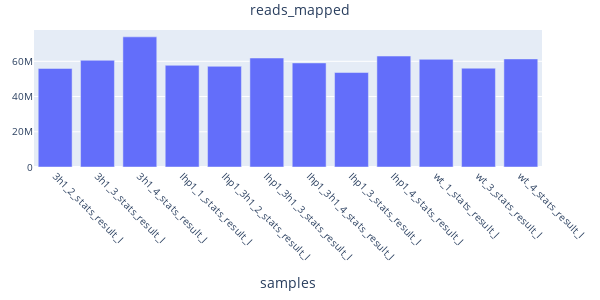
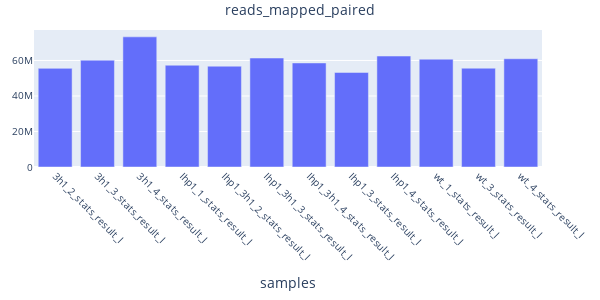
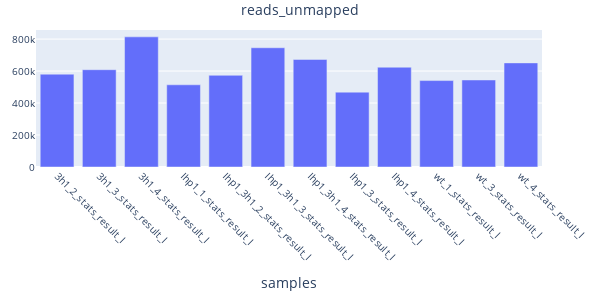
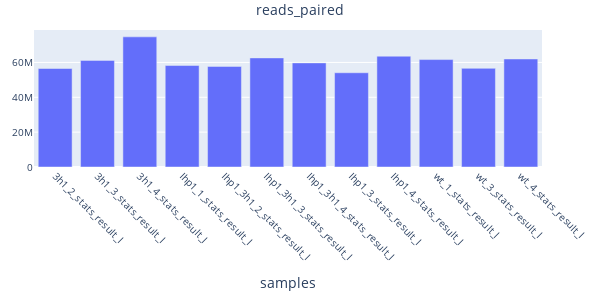

Notebook code for these charts, in order:
### Code cell
columns_to_plot = ["reads_mapped", "reads_mapped_paired", "reads_unmapped",
                   "reads_paired", "bases_mapped", "mismatches", "error_rate", "average_length"]

for col in columns_to_plot:
    fig = px.bar(df, x="samples", y=col, title=f'{col}', hover_name="samples")
    fig.update_layout(
        width=600,  # Set width of the plot
        height=300,  # Set height of the plot
        margin=dict(l=20, r=20, t=30, b=20),  # Reduce margins
        title=dict(x=0.5, font=dict(size=14)),  # Center title and reduce its font size
        xaxis=dict(tickangle=45, tickfont=dict(size=10)),  # Rotate x-axis labels for readability, reduce font size
        yaxis=dict(title=None, tickfont=dict(size=10)),  # Remove y-axis title, reduce font size
        legend=dict(font=dict(size=10), orientation='h', yanchor="bottom", y=1.02, xanchor="right", x=1)  # Adjust legend position and font size
    )
    # Save the plot as a PNG image
    # img_file = f"{col}_plot.png"
    # fig.write_image(img_file)

    # Add the image to the PDF
    # c.drawImage(img_file, 50, 400, width=500, height=250)
    # c.showPage()  # Create a new page for the next plot
    # fig.write_image(f"{DIR}\\long\\{col}.png")
    fig.show()
# c.save()

### Figure 1 — Plotly figure (JSON) as saved in the notebook; plotly's stock layout.template omitted (floating-point values rounded to 4 significant figures)
{"data": [{"alignmentgroup": "True", "hovertemplate": "<b>%{hovertext}</b><br><br>samples=%{x}<br>reads_mapped=%{y}<extra></extra>", "hovertext": ["3h1_2_stats_result_l", "3h1_3_stats_result_l", "3h1_4_stats_result_l", "Ihp1_1_stats_result_l", "Ihp1_3h1_2_stats_result_l", "Ihp1_3h1_3_stats_result_l", "Ihp1_3h1_4_stats_result_l", "Ihp1_3_stats_result_l", "Ihp1_4_stats_result_l", "wt_1_stats_result_l", "wt_3_stats_result_l", "wt_4_stats_result_l"], "legendgroup": "", "marker": {"color": "#636efa", "pattern": {"shape": ""}}, "name": "", "offsetgroup": "", "orientation": "v", "showlegend": false, "textposition": "auto", "type": "bar", "x": ["3h1_2_stats_result_l", "3h1_3_stats_result_l", "3h1_4_stats_result_l", "Ihp1_1_stats_result_l", "Ihp1_3h1_2_stats_result_l", "Ihp1_3h1_3_stats_result_l", "Ihp1_3h1_4_stats_result_l", "Ihp1_3_stats_result_l", "Ihp1_4_stats_result_l", "wt_1_stats_result_l", "wt_3_stats_result_l", "wt_4_stats_result_l"], "xaxis": "x", "y": [55946643, 60573400, 73879874, 57719913, 57159819, 61866994, 59074457, 53624389, 62974690, 61114136, 56075789, 61350009], "yaxis": "y"}], "layout": {"barmode": "relative", "height": 300, "legend": {"font": {"size": 10}, "orientation": "h", "tracegroupgap": 0, "x": 1, "xanchor": "right", "y": 1.02, "yanchor": "bottom"}, "margin": {"b": 20, "l": 20, "r": 20, "t": 30}, "title": {"font": {"size": 14}, "text": "reads_mapped", "x": 0.5}, "width": 600, "xaxis": {"anchor": "y", "domain": [0, 1], "tickangle": 45, "tickfont": {"size": 10}, "title": {"text": "samples"}}, "yaxis": {"anchor": "x", "domain": [0, 1], "tickfont": {"size": 10}, "title": {}}}}

### Figure 2 — Plotly figure (JSON) as saved in the notebook; plotly's stock layout.template omitted (floating-point values rounded to 4 significant figures)
{"data": [{"alignmentgroup": "True", "hovertemplate": "<b>%{hovertext}</b><br><br>samples=%{x}<br>reads_mapped_paired=%{y}<extra></extra>", "hovertext": ["3h1_2_stats_result_l", "3h1_3_stats_result_l", "3h1_4_stats_result_l", "Ihp1_1_stats_result_l", "Ihp1_3h1_2_stats_result_l", "Ihp1_3h1_3_stats_result_l", "Ihp1_3h1_4_stats_result_l", "Ihp1_3_stats_result_l", "Ihp1_4_stats_result_l", "wt_1_stats_result_l", "wt_3_stats_result_l", "wt_4_stats_result_l"], "legendgroup": "", "marker": {"color": "#636efa", "pattern": {"shape": ""}}, "name": "", "offsetgroup": "", "orientation": "v", "showlegend": false, "textposition": "auto", "type": "bar", "x": ["3h1_2_stats_result_l", "3h1_3_stats_result_l", "3h1_4_stats_result_l", "Ihp1_1_stats_result_l", "Ihp1_3h1_2_stats_result_l", "Ihp1_3h1_3_stats_result_l", "Ihp1_3h1_4_stats_result_l", "Ihp1_3_stats_result_l", "Ihp1_4_stats_result_l", "wt_1_stats_result_l", "wt_3_stats_result_l", "wt_4_stats_result_l"], "xaxis": "x", "y": [55542748, 60146500, 73293822, 57309410, 56776274, 61374252, 58595394, 53248970, 62473550, 60717120, 55638600, 60954458], "yaxis": "y"}], "layout": {"barmode": "relative", "height": 300, "legend": {"font": {"size": 10}, "orientation": "h", "tracegroupgap": 0, "x": 1, "xanchor": "right", "y": 1.02, "yanchor": "bottom"}, "margin": {"b": 20, "l": 20, "r": 20, "t": 30}, "title": {"font": {"size": 14}, "text": "reads_mapped_paired", "x": 0.5}, "width": 600, "xaxis": {"anchor": "y", "domain": [0, 1], "tickangle": 45, "tickfont": {"size": 10}, "title": {"text": "samples"}}, "yaxis": {"anchor": "x", "domain": [0, 1], "tickfont": {"size": 10}, "title": {}}}}

### Figure 3 — Plotly figure (JSON) as saved in the notebook; plotly's stock layout.template omitted (floating-point values rounded to 4 significant figures)
{"data": [{"alignmentgroup": "True", "hovertemplate": "<b>%{hovertext}</b><br><br>samples=%{x}<br>reads_unmapped=%{y}<extra></extra>", "hovertext": ["3h1_2_stats_result_l", "3h1_3_stats_result_l", "3h1_4_stats_result_l", "Ihp1_1_stats_result_l", "Ihp1_3h1_2_stats_result_l", "Ihp1_3h1_3_stats_result_l", "Ihp1_3h1_4_stats_result_l", "Ihp1_3_stats_result_l", "Ihp1_4_stats_result_l", "wt_1_stats_result_l", "wt_3_stats_result_l", "wt_4_stats_result_l"], "legendgroup": "", "marker": {"color": "#636efa", "pattern": {"shape": ""}}, "name": "", "offsetgroup": "", "orientation": "v", "showlegend": false, "textposition": "auto", "type": "bar", "x": ["3h1_2_stats_result_l", "3h1_3_stats_result_l", "3h1_4_stats_result_l", "Ihp1_1_stats_result_l", "Ihp1_3h1_2_stats_result_l", "Ihp1_3h1_3_stats_result_l", "Ihp1_3h1_4_stats_result_l", "Ihp1_3_stats_result_l", "Ihp1_4_stats_result_l", "wt_1_stats_result_l", "wt_3_stats_result_l", "wt_4_stats_result_l"], "xaxis": "x", "y": [580667, 608620, 813996, 514135, 573501, 745788, 672777, 468213, 624130, 540566, 544271, 651133], "yaxis": "y"}], "layout": {"barmode": "relative", "height": 300, "legend": {"font": {"size": 10}, "orientation": "h", "tracegroupgap": 0, "x": 1, "xanchor": "right", "y": 1.02, "yanchor": "bottom"}, "margin": {"b": 20, "l": 20, "r": 20, "t": 30}, "title": {"font": {"size": 14}, "text": "reads_unmapped", "x": 0.5}, "width": 600, "xaxis": {"anchor": "y", "domain": [0, 1], "tickangle": 45, "tickfont": {"size": 10}, "title": {"text": "samples"}}, "yaxis": {"anchor": "x", "domain": [0, 1], "tickfont": {"size": 10}, "title": {}}}}

### Figure 4 — Plotly figure (JSON) as saved in the notebook; plotly's stock layout.template omitted (floating-point values rounded to 4 significant figures)
{"data": [{"alignmentgroup": "True", "hovertemplate": "<b>%{hovertext}</b><br><br>samples=%{x}<br>reads_paired=%{y}<extra></extra>", "hovertext": ["3h1_2_stats_result_l", "3h1_3_stats_result_l", "3h1_4_stats_result_l", "Ihp1_1_stats_result_l", "Ihp1_3h1_2_stats_result_l", "Ihp1_3h1_3_stats_result_l", "Ihp1_3h1_4_stats_result_l", "Ihp1_3_stats_result_l", "Ihp1_4_stats_result_l", "wt_1_stats_result_l", "wt_3_stats_result_l", "wt_4_stats_result_l"], "legendgroup": "", "marker": {"color": "#636efa", "pattern": {"shape": ""}}, "name": "", "offsetgroup": "", "orientation": "v", "showlegend": false, "textposition": "auto", "type": "bar", "x": ["3h1_2_stats_result_l", "3h1_3_stats_result_l", "3h1_4_stats_result_l", "Ihp1_1_stats_result_l", "Ihp1_3h1_2_stats_result_l", "Ihp1_3h1_3_stats_result_l", "Ihp1_3h1_4_stats_result_l", "Ihp1_3_stats_result_l", "Ihp1_4_stats_result_l", "wt_1_stats_result_l", "wt_3_stats_result_l", "wt_4_stats_result_l"], "xaxis": "x", "y": [56527310, 61182020, 74693870, 58234048, 57733320, 62612782, 59747234, 54092602, 63598820, 61654702, 56620060, 62001142], "yaxis": "y"}], "layout": {"barmode": "relative", "height": 300, "legend": {"font": {"size": 10}, "orientation": "h", "tracegroupgap": 0, "x": 1, "xanchor": "right", "y": 1.02, "yanchor": "bottom"}, "margin": {"b": 20, "l": 20, "r": 20, "t": 30}, "title": {"font": {"size": 14}, "text": "reads_paired", "x": 0.5}, "width": 600, "xaxis": {"anchor": "y", "domain": [0, 1], "tickangle": 45, "tickfont": {"size": 10}, "title": {"text": "samples"}}, "yaxis": {"anchor": "x", "domain": [0, 1], "tickfont": {"size": 10}, "title": {}}}}
